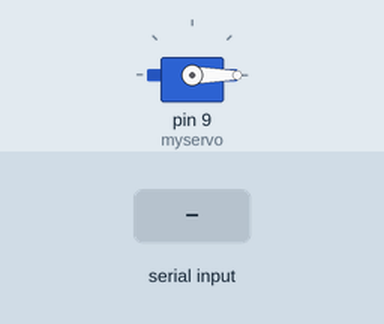
This sketch was run on a simulated Arduino Uno, built with avr-gcc and run on an emulated ATmega328P. Parts: servo. The test bench sets the inputs (shaded band).

Above: at 1.2 s.
1.3 s: "2\n" received over Serial
At 7.45 s:
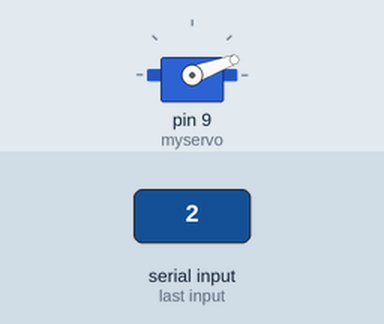
At 13.45 s:
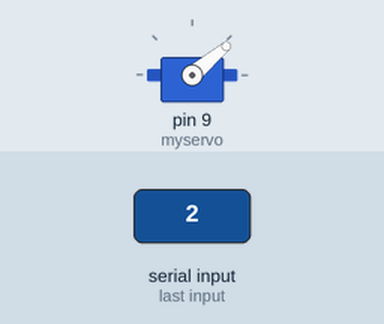
Timing chart, 0 to 15.1 s (numbered marks = the images above; inputs shaded):
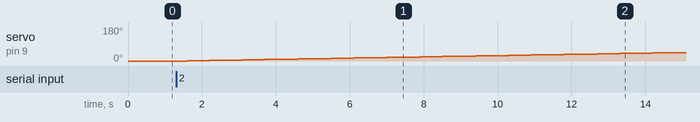

Measured:
- after the input at 1.3 s, servo on pin 9 (myservo): moves from 0° to 45° over 13.2 s, starting after 0.30 s

The sketch:

ServoControlFromPython.ino
```cpp
#include <Servo.h>

Servo myservo;  // create servo object to control a servo
int potpin = 0;  // analog pin used to connect the potentiometer
int val;    // variable to read the value from the analog pin
int pythonMsg = 0; // timeout value received from Python

void setup() {
  Serial.begin(9600); // Initialize serial communication
  myservo.attach(9);  // attaches the servo on pin 9 to the servo object
  myservo.write(0);
  digitalWrite(13, HIGH); // turn on LED Blue
}

void loop() {
  if (Serial.available() > 0) { // If data is available on serial port
    pythonMsg = Serial.parseInt(); // Read the timeout value from Python

    if(pythonMsg == 1)
    {
      digitalWrite(13, LOW); // turn off LED Blue
      digitalWrite(12, HIGH); // turn on LED Orange
    }
    else if(pythonMsg == 2)
    {
      digitalWrite(12, LOW); // turn off LED Orange
      digitalWrite(8, HIGH); // turn on LED Green
       for (val = 0; val <= 180; val++) { // move from left to right
      myservo.write(val);
      delay(300);
    }
    }
  }
}
```
